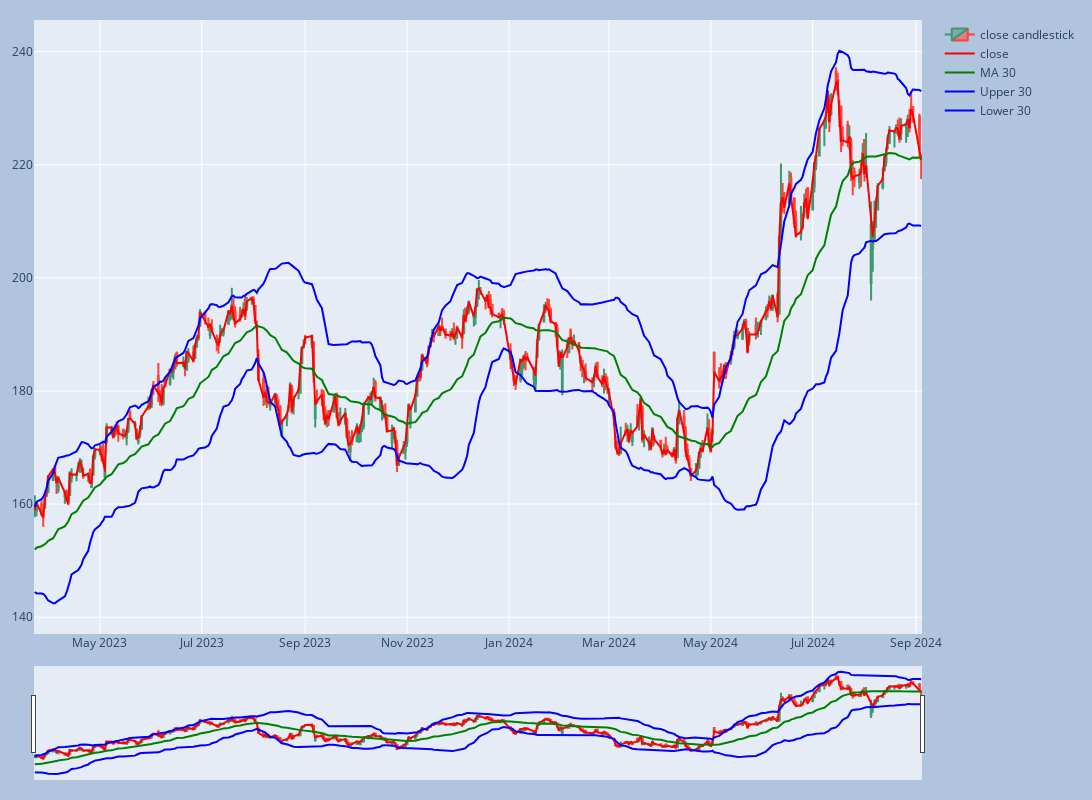

The code cell stored with this chart in its notebook:
### Code cell
import yfinance as yf
import pandas as pd


import plotly.graph_objects as go
from plotly.subplots import make_subplots


# only take the last 365 days
df = df.iloc[-365:]

fig = make_subplots(rows=1, cols=1, shared_xaxes=True, vertical_spacing=0.02)


fig.append_trace(
    go.Candlestick(
        x=df['date'],
        open=df['open'],
        high=df['high'],
        low=df['low'],
        close=df['close'],
        name='close candlestick'
    ),
    row=1, col=1
)

fig.append_trace(
    go.Scatter(
        x=df['date'],
        y=df['close'],
        mode='lines',
        line=go.scatter.Line(color='red'),
        name='close'
    ),

    row=1, col=1
)
fig.append_trace(
    go.Scatter(
        x=df['date'],
        y=df['close_rolling_mean_30'],
        mode='lines',
        line=go.scatter.Line(color='green'),
        name='MA 30'
    ),
    row=1, col=1
)
# close_bollinger_upper_30
fig.append_trace(
    go.Scatter(
        x=df['date'],
        y=df['close_bollinger_upper_30'],
        mode='lines',
        line=go.scatter.Line(color='blue'),
        name='Upper 30'
    ),
    row=1, col=1
)
fig.append_trace(
    go.Scatter(
        x=df['date'],
        y=df['close_bollinger_lower_30'],
        mode='lines',
        line=go.scatter.Line(color='blue'),
        name='Lower 30'
    ),
    row=1, col=1
)




# fig.append_trace(
#     go.Scatter(
#         x=df['date'],
#         y=df['rsi_30'],
#         mode='lines',
#         line=go.scatter.Line(color='green'),
#         name='rsi_30'
#     ),
#     row=2, col=1,
# )



# fig.append_trace(
#     go.Scatter(
#         x=df['date'],
#         y=df['short_ema_50'],
#         mode='lines',
#         line=go.scatter.Line(color='red'),
#         name='short_ema_50'
#     ),
#     row=3, col=1,
# )
# fig.append_trace(
#     go.Scatter(
#         x=df['date'],
#         y=df['long_ema_200'],
#         mode='lines',
#         line=go.scatter.Line(color='black'),
#         name='long_ema_200'
#     ),
#     row=3, col=1,
# )

# fig.append_trace(
#     go.Scatter(
#         x=df['date'],
#         y=df['macd_hist_12_26_9'],
#         mode='lines',
#         line=go.scatter.Line(color='purple'),
#         name='macd_hist_12_26_9'
#     ),
#     row=3, col=1,
# )

# close_fib_0.236	close_fib_0.382	close_fib_0.618	close_fib_1.0

fig.update_layout(
    xaxis_rangeslider_visible=True,
    autosize=True,
    margin=dict(l=20, r=20, t=20, b=20),
    width=1600,
    height=800,
    paper_bgcolor="LightSteelBlue",
)

fig.show()

### Figure 1 — Plotly figure (JSON) as saved in the notebook; plotly's stock layout.template omitted (floating-point values rounded to 4 significant figures; data arrays with more than 128 entries replaced by an {"elided": "..."} marker saying what was removed)
{"data": [{"close": {"elided": "365 float values"}, "high": {"elided": "365 float values"}, "low": {"elided": "365 float values"}, "name": "close candlestick", "open": {"elided": "365 float values"}, "type": "candlestick", "x": {"elided": "365 str values"}, "xaxis": "x", "yaxis": "y"}, {"line": {"color": "red"}, "mode": "lines", "name": "close", "type": "scatter", "x": {"elided": "365 str values"}, "xaxis": "x", "y": {"elided": "365 float values"}, "yaxis": "y"}, {"line": {"color": "green"}, "mode": "lines", "name": "MA 30", "type": "scatter", "x": {"elided": "365 str values"}, "xaxis": "x", "y": {"elided": "365 float values"}, "yaxis": "y"}, {"line": {"color": "blue"}, "mode": "lines", "name": "Upper 30", "type": "scatter", "x": {"elided": "365 str values"}, "xaxis": "x", "y": {"elided": "365 float values"}, "yaxis": "y"}, {"line": {"color": "blue"}, "mode": "lines", "name": "Lower 30", "type": "scatter", "x": {"elided": "365 str values"}, "xaxis": "x", "y": {"elided": "365 float values"}, "yaxis": "y"}], "layout": {"autosize": true, "height": 800, "margin": {"b": 20, "l": 20, "r": 20, "t": 20}, "paper_bgcolor": "LightSteelBlue", "width": 1600, "xaxis": {"anchor": "y", "domain": [0, 1], "rangeslider": {"visible": true}}, "yaxis": {"anchor": "x", "domain": [0, 1]}}}
